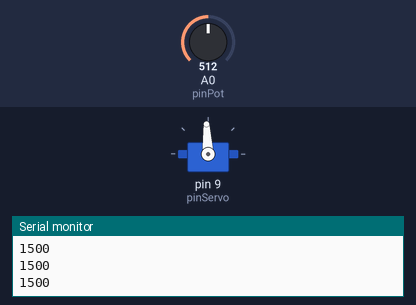
This sketch was run on a simulated Arduino Uno, built with avr-gcc and run on an emulated ATmega328P. Parts: servo, the last lines printed to the serial monitor. The inputs (shaded band) are chosen by the test bench; at power-on: A0 (pinPot) = 512.

Above: at 3.2 s.
3.3 s: A0 (pinPot) set to 716
At 4.5 s:
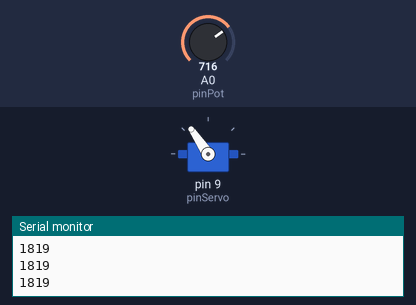
4.8 s: A0 (pinPot) set to 900
At 6.0 s:
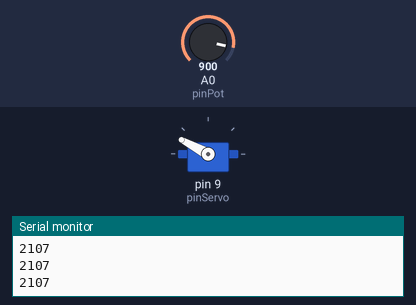
6.3 s: A0 (pinPot) set to 1023
At 7.5 s:
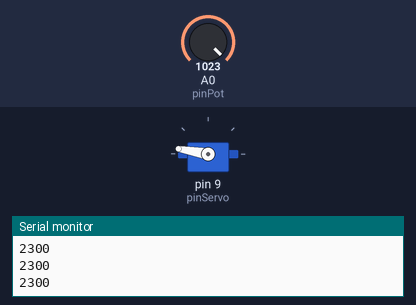
7.8 s: A0 (pinPot) set to 306
At 8.7 s:
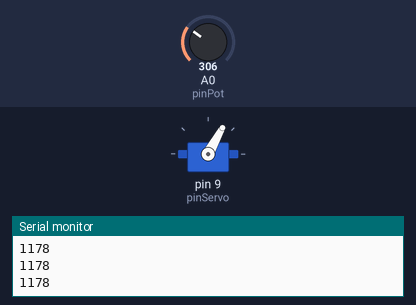
9.3 s: A0 (pinPot) set to 122
At 10.3 s:
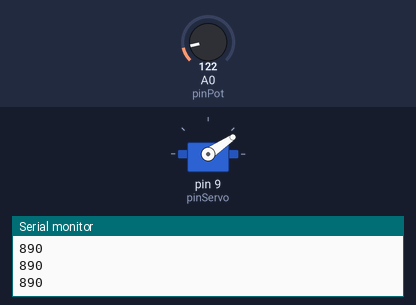
10.8 s: A0 (pinPot) set to 511
At 12.0 s:
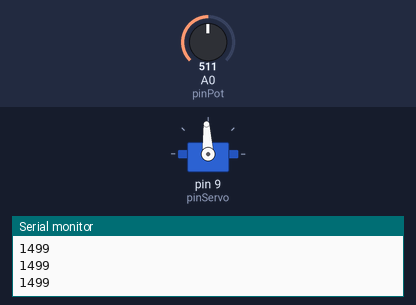
Timing chart, 0 to 13.3 s (numbered marks = the images above; inputs shaded):
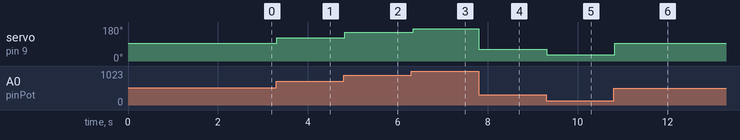

The sketch:

prueba_pot_micro.ino
```cpp
#include <Servo.h>

int pinPot=A0;
int valorPot=0;
int pinServo=9;
int valormap=0;
Servo servo1;

void setup() {
Serial.begin(9600);
servo1.attach(pinServo);
servo1.writeMicroseconds(1500);
delay(2000);
}

void loop() {
  // put your main code here, to run repeatedly:
valorPot=analogRead(pinPot);
valormap=map(valorPot,0,1023,700,2300);
Serial.println(valormap);
servo1.writeMicroseconds(valormap);
delay(50);

}
```

Measured:
- after the input at 3.3 s, servo on pin 9 (pinServo): 93° → 124° at once
- after the input at 4.8 s, servo on pin 9 (pinServo): 124° → 152° at once
- after the input at 6.3 s, servo on pin 9 (pinServo): 152° → 170° at once
- after the input at 7.8 s, servo on pin 9 (pinServo): 170° → 61° at once
- after the input at 9.3 s, servo on pin 9 (pinServo): 61° → 34° at once
- after the input at 10.8 s, servo on pin 9 (pinServo): 34° → 93° at once
